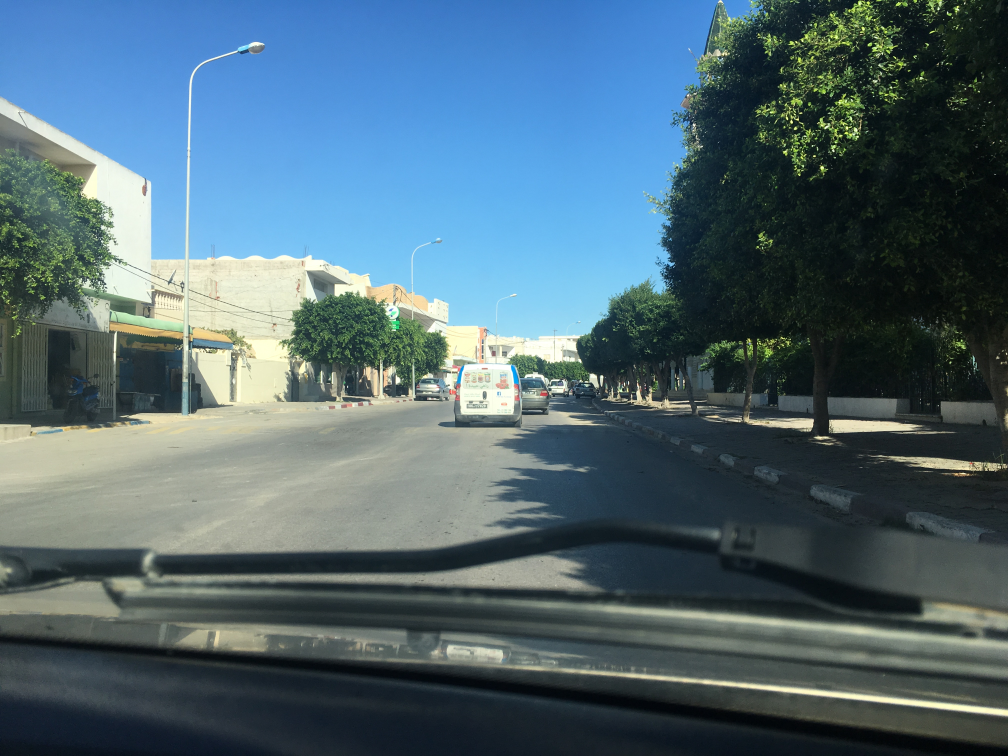
#> input picture IMG_1733.jpg, 4032 x 3024 px, given in place of 2.mp4, which was not available (shown at 1/4 size)
$ python bump_detection.py   (older library calls are emulated)
#> lines starting #> are read from the running program, lines starting #| are printed output that depends on the picture; pictures that were not available may be replaced by others from this repository, and a replacement may not be noted
import cv2
import cvlib as cv


import time
from imutils.video import VideoStream
import numpy as np
import matplotlib.pyplot as plt


def detect_raising_edge (medians_vector):

    old_value = medians_vector[0]
    for i in range(len(medians_vector)-1):
        if medians_vector[i] != old_value :
            break ;
    return(i)

def detect_falling_edge (medians_vector):

    ind = detect_raising_edge(medians_vector)
    if (ind != 0):
        for i in range(ind , len(medians_vector)-1):
            if medians_vector[i]== 255 :
                break ;
        return(i)
    return(0)


# to reshape the output of the model
width_image = 960
height_image = 512
Epsilon = 0.001
white = (255, 255, 255)
average = -1
cnt=1
name = 0
std_array = []

backSub = cv2.createBackgroundSubtractorMOG2()
print("[INFO] starting video stream...")
#vs = cv2.VideoCapture(0)
vs = cv2.VideoCapture("./videos/2.mp4")
#vs = cv2.VideoCapture("video.avi")
#while(vs.isOpened()):
while(True):
#img = cv2.imread("12.jpg")

    ret,image = vs.read()
#> image is the input picture: shape (3024, 4032, 3); mean B, G, R 114.8, 104.1, 80.1

    image = cv2.resize(image,(width_image,height_image))
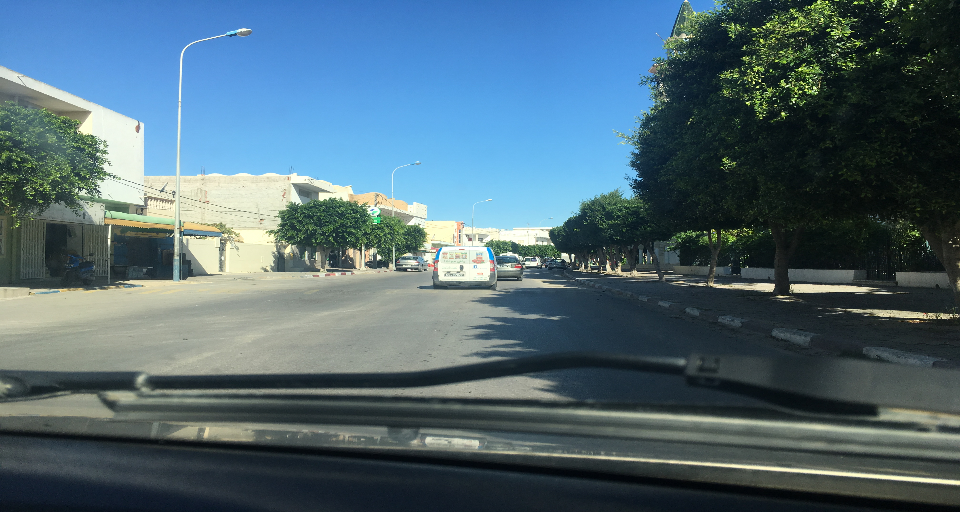
#> image: shape (512, 960, 3); mean B, G, R 114.7, 104, 80
    ori = image


    #kernel = np.array([[0, -1, 0], [-1, 5, -1], [0, -1, 0]])
    kernel2 = np.array([[-1,-1,-1], [-1, 9,-1], [-1,-1,-1]])
    kernel3 = np.array([[-1,-1,-1], [-1, 8,-1], [-1,-1,-1]])
    image = cv2.filter2D(image, -1, kernel2)
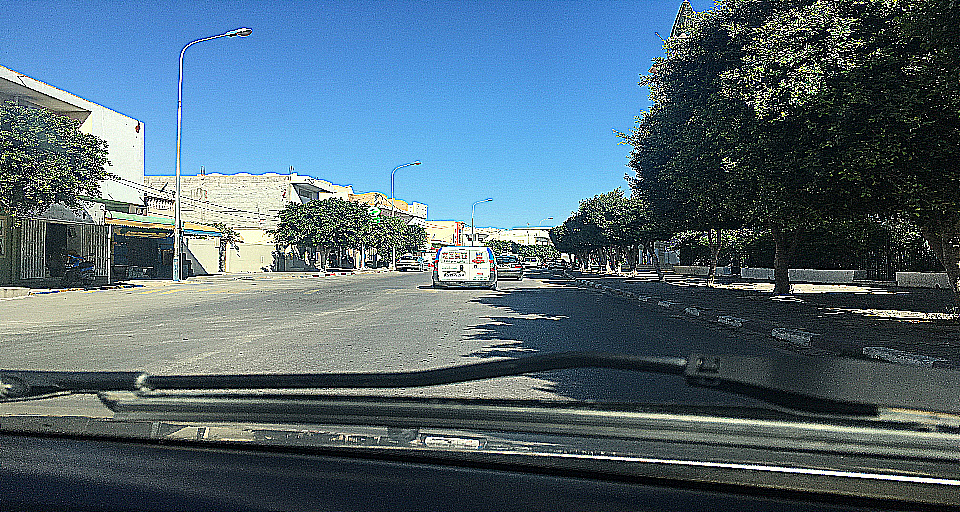
#> image: shape (512, 960, 3); mean B, G, R 116.2, 103.8, 81.9

    #outfile4= 'output_debugguing/%s_filtered.png' % (name)
    #cv2.imwrite(outfile4,image)

    fig, ax = plt.subplots()
    #image = cv2.resize(image,(width_image,height_image))
    #boxes, labels, _conf = cv.detect_common_objects(image, model="yolov3-tiny")
#> (the run stopped early here; a loop or call above may not have finished)

$ run again, on IMG_1734.jpg
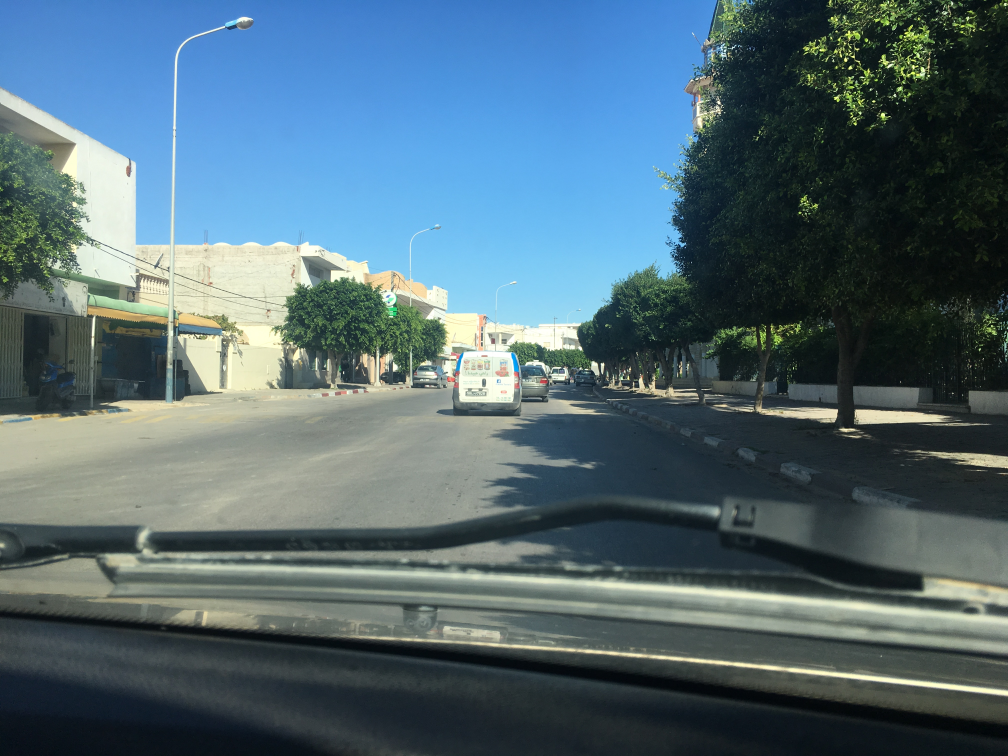
#> input picture IMG_1734.jpg, 4032 x 3024 px, given in place of 2.mp4, which was not available (shown at 1/4 size)
#> image is the input picture: shape (3024, 4032, 3); mean B, G, R 115.9, 106, 82.6
#> `image = cv2.resize(image,(width_image,height_image))`:
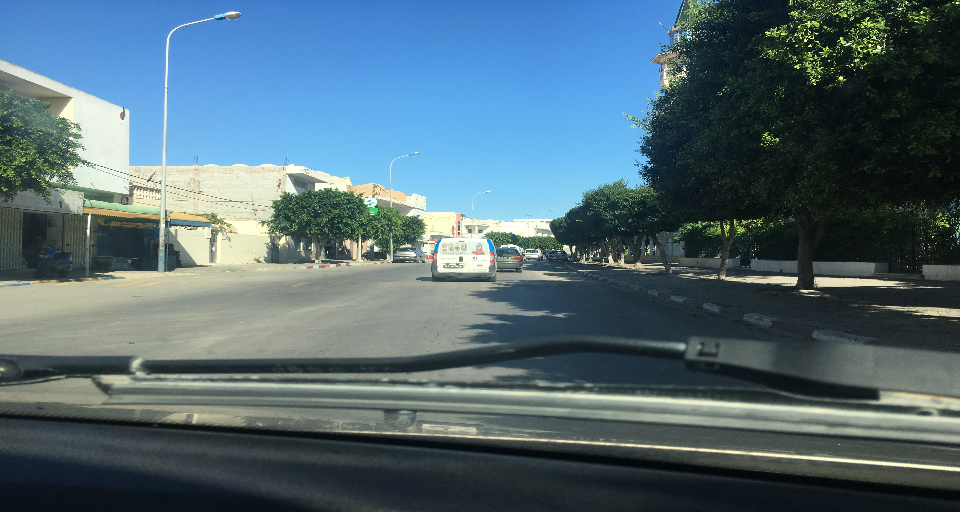
#> image: shape (512, 960, 3); mean B, G, R 115.8, 105.9, 82.5
#> `image = cv2.filter2D(image, -1, kernel2)`:
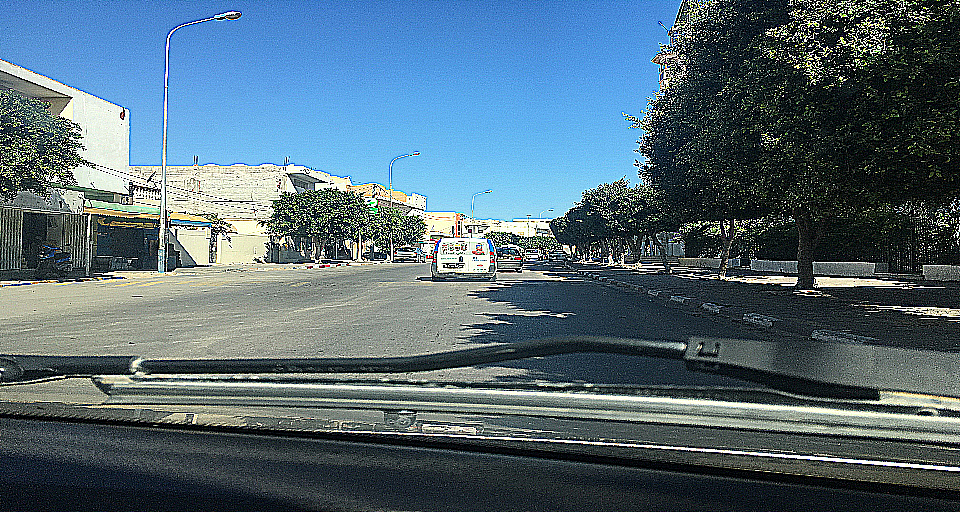
#> image: shape (512, 960, 3); mean B, G, R 117.2, 105.7, 84.2

$ run again, on IMG_1964.jpg
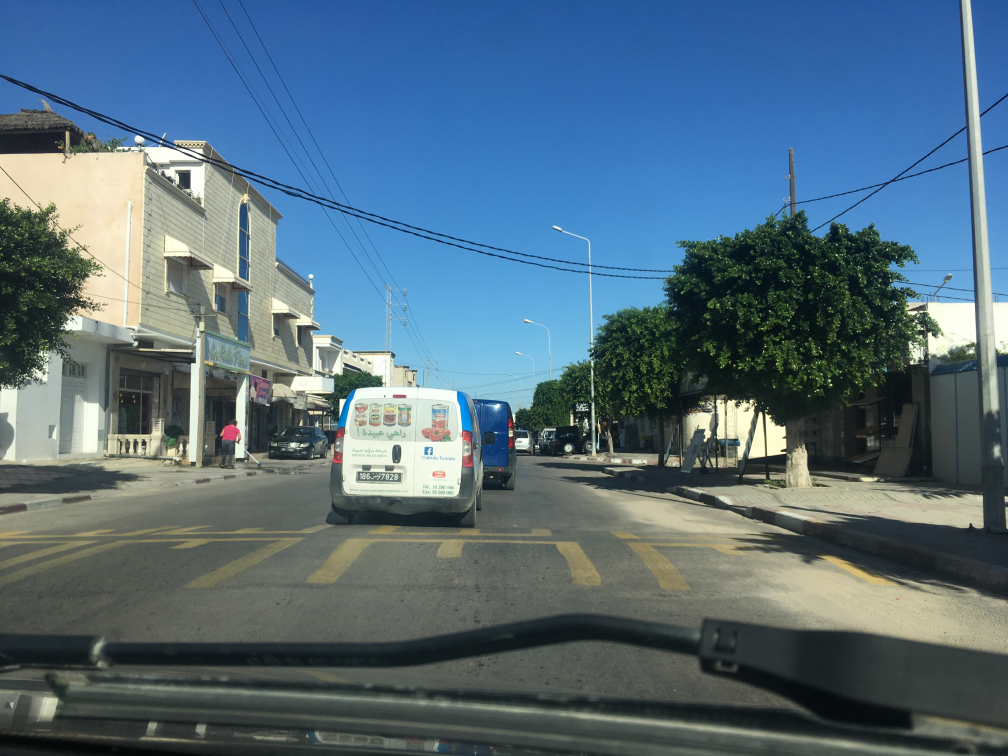
#> input picture IMG_1964.jpg, 4032 x 3024 px, given in place of 2.mp4, which was not available (shown at 1/4 size)
#> image is the input picture: shape (3024, 4032, 3); mean B, G, R 124.7, 109.2, 84.6
#> `image = cv2.resize(image,(width_image,height_image))`:
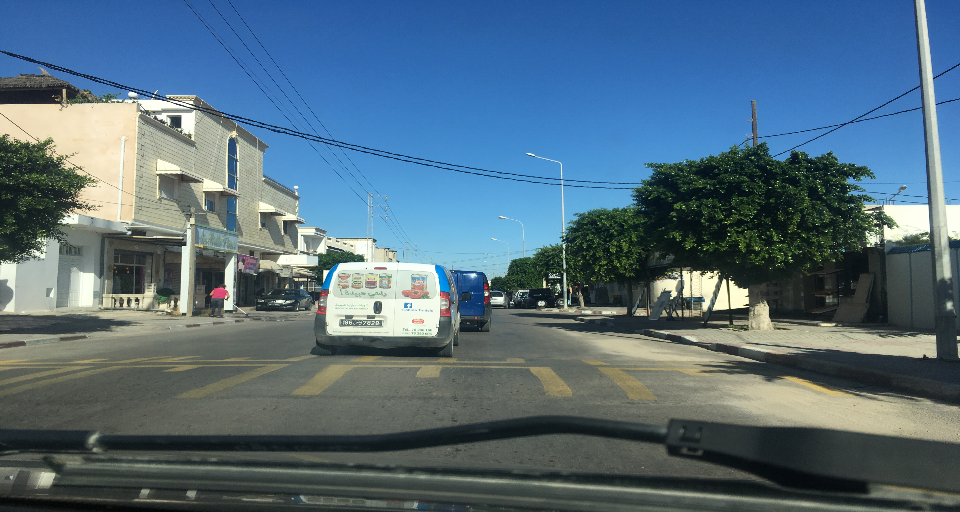
#> image: shape (512, 960, 3); mean B, G, R 124.6, 109.1, 84.5
#> `image = cv2.filter2D(image, -1, kernel2)`:
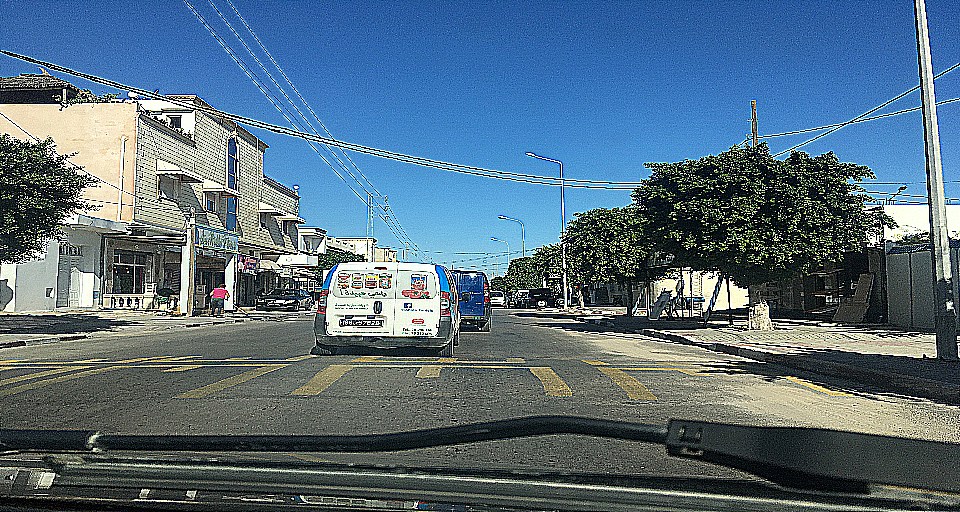
#> image: shape (512, 960, 3); mean B, G, R 126, 110.1, 87.1
